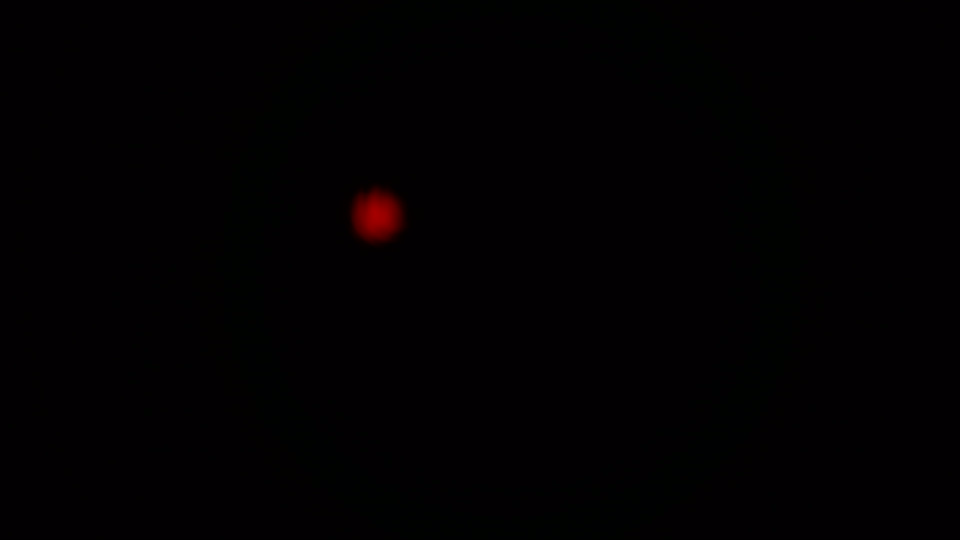
#> input picture V Semester/Lab. Optics/Experiment 8/Fotos 2/a31.png, 1920 x 1080 px (shown at 1/2 size)
$ jupyter execute --allow-errors W.ipynb   (shell and % lines are left out)
#> lines starting #> are read from the running program, lines starting #| are printed output that depends on the picture; long printed decimals are rounded
#> in Diameter, f is the input picture: shape (1080, 1920, 3); mean R, G, B 2.1, 0.2, 1.8
#> in Diameter, `M=f.tolist()`: M = 1080 items
#> after the loop in Diameter, `for i in M:`: D = 2073600 items
#> in Diameter, `d = pd.DataFrame(D)`: d = table of 2073600 rows and 1 columns
#> in Diameter, `ma=d.describe().loc['max', 0]`: ma = 0.138
#> in Diameter, `mi=d.describe().loc['min', 0]`: mi = 0
#> in Diameter, `ri=len(M)`: ri = 1080
#> after the loop in Diameter, `for i in range(0,len(M)):`: re = 47.76; ri = 33.54
#| ri=33.541
#| re=47.760
#> in Diameter, `r=(re+ri)/2`: r = 40.65
#| r=40.650
#> in Diameter, `dr=(re-ri)/2`: dr = 7.11
#| dr=7.109
#> in Diameter, `W=(2*r)*np.sqrt(2/np.log(2))`: W = 138.1
#> in Diameter, `dW=dr*np.sqrt(2/np.log(2))`: dW = 12.08
#| W=138.101
#| dW=12.076
[cell 1]
import numpy as np
import matplotlib.pyplot as plt
from matplotlib import cm
import skimage
from skimage import io
from scipy import special
from mpl_toolkits.mplot3d import Axes3D
from scipy.optimize import curve_fit
import math as m
import pandas as pd

[cell 2]
# [228 lines left out: functions data_matrix, data_dictionary, write, plot_points, avrgc, avrg and 4 more, not called in this run]

#a=100
b=1945
L=0.635
#z=30E4
dx=0.5

# [118 lines left out: functions fit, plotimage1D, not called in this run]

def plotimage2D(Image):

#> called with Image = 'a1b.png'
    f = io.imread(Image)
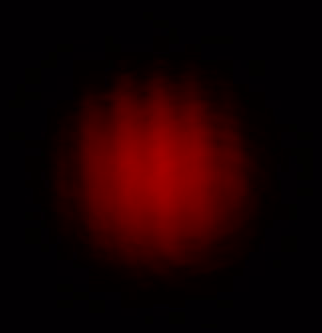
#> input picture V Semester/Lab. Optics/Experiment 8/Fotos 2/a1b.png, 322 x 333 px
#> f is the input picture: shape (333, 322, 3); mean R, G, B 24.4, 0, 0.9
    f=skimage.color.rgb2gray(f)
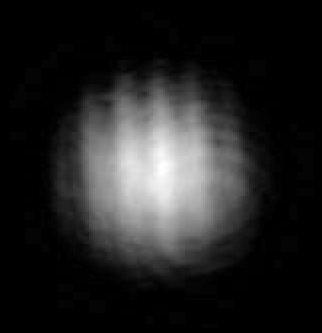
#> f: shape (333, 322) float64; min 0.00223, max 0.136, mean 0.0208; drawn with min black and max white
    print(f)
#> (printed output is left out)

    fig = plt.figure()
    ax = Axes3D(fig)

    # Make data.
    X = np.arange(0.0, len(f[0]), 1.0)
#> X = 322 values from 0 to 321
    Y = np.arange(0.0, len(f), 1.0)
#> Y = 333 values from 0 to 332
    X, Y = np.meshgrid(X, Y)

    print(X)
#> (printed output is left out)
    print(Y)
#> (printed output is left out)

    surf = ax.plot_surface(X, Y, f, rstride=1, cstride=1, vmin=0,
                        vmax=1.0, cmap=cm.gray,
                        linewidth=0.05, antialiased=False)
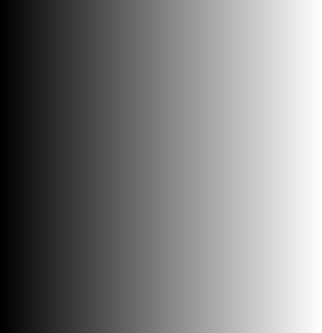
#> X: shape (333, 322) float64; min 0, max 321, mean 160.5; drawn with min black and max white

    fig.colorbar(surf, shrink=0.5, aspect=5)
    plt.show()
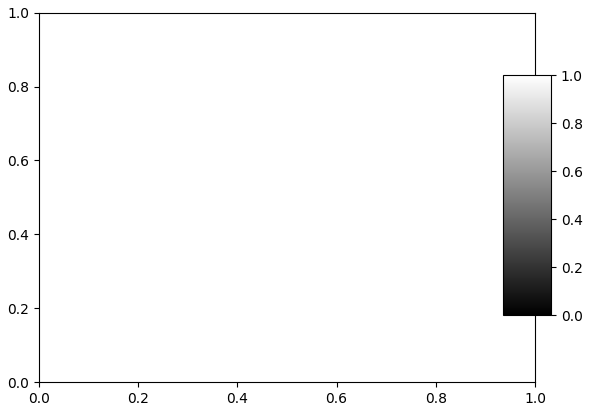
#> figure drawn by matplotlib, 1 panel

[cell 3]
def Diameter(Image):
    f = io.imread(Image)
    f=skimage.color.rgb2gray(f)

    M=f.tolist()
    D=[]
    for i in M:
        D = D + i
    d = pd.DataFrame(D)
    ma=d.describe().loc['max', 0]
    mi=d.describe().loc['min', 0]

    M=f.tolist()
    re=0
    ri=len(M)
    x=0
    y=0
    for i in range(0,len(M)):
        for j in range(0,len(M[i])):
            if M[i][j]==ma:
                x=i
                y=j

    if x==0 or y==0:
        print('No se encontro el maximo')

    for i in range(0,len(M)):
        for j in range(0,len(M[i])):
            if M[i][j] >= ma/2:
                if (i-x)**2+(j-y)**2>re**2: #Maximizando el radio
                    re = np.sqrt((i-x)**2+(j-y)**2)
            if M[i][j] <= ma/2:
                if (i-x)**2+(j-y)**2<=ri**2: #Minimizando el radio
                    ri = np.sqrt((i-x)**2+(j-y)**2)

    #xr = np.linspace(0, len(M[x]), len(M[x]))
    #plt.plot(xr, M[x])
    #plt.show()
    print("ri="+str(ri))
    print("re="+str(re))
    r=(re+ri)/2
    print("r="+str(r))
    dr=(re-ri)/2
    print("dr="+str(dr))

    W=(2*r)*np.sqrt(2/np.log(2))
    dW=dr*np.sqrt(2/np.log(2))
    print("W="+str(W))
    print("dW="+str(dW))

[cell 4]
Diameter('a31.png')

[cell 5]
plotimage2D('a1b.png')

#> (a cell that did not finish here is left out)
